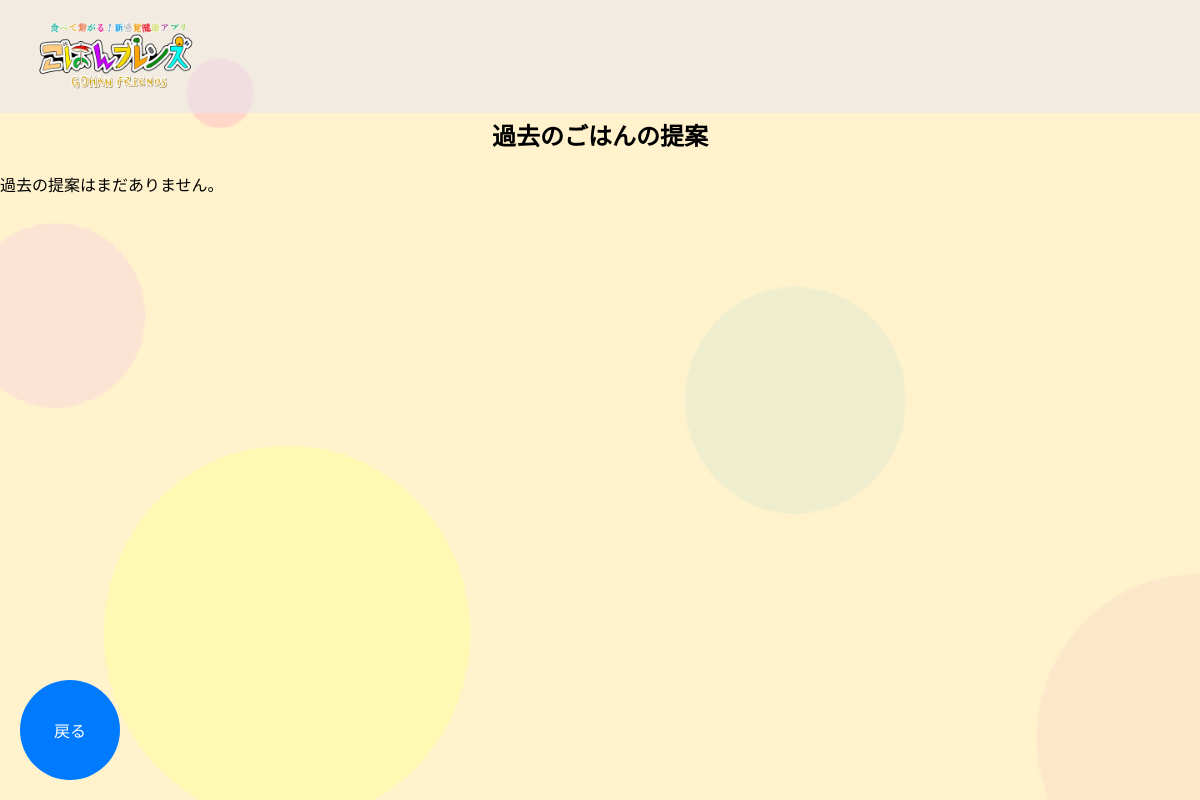
Page /sugg/sugg_hist on the earlier database version.
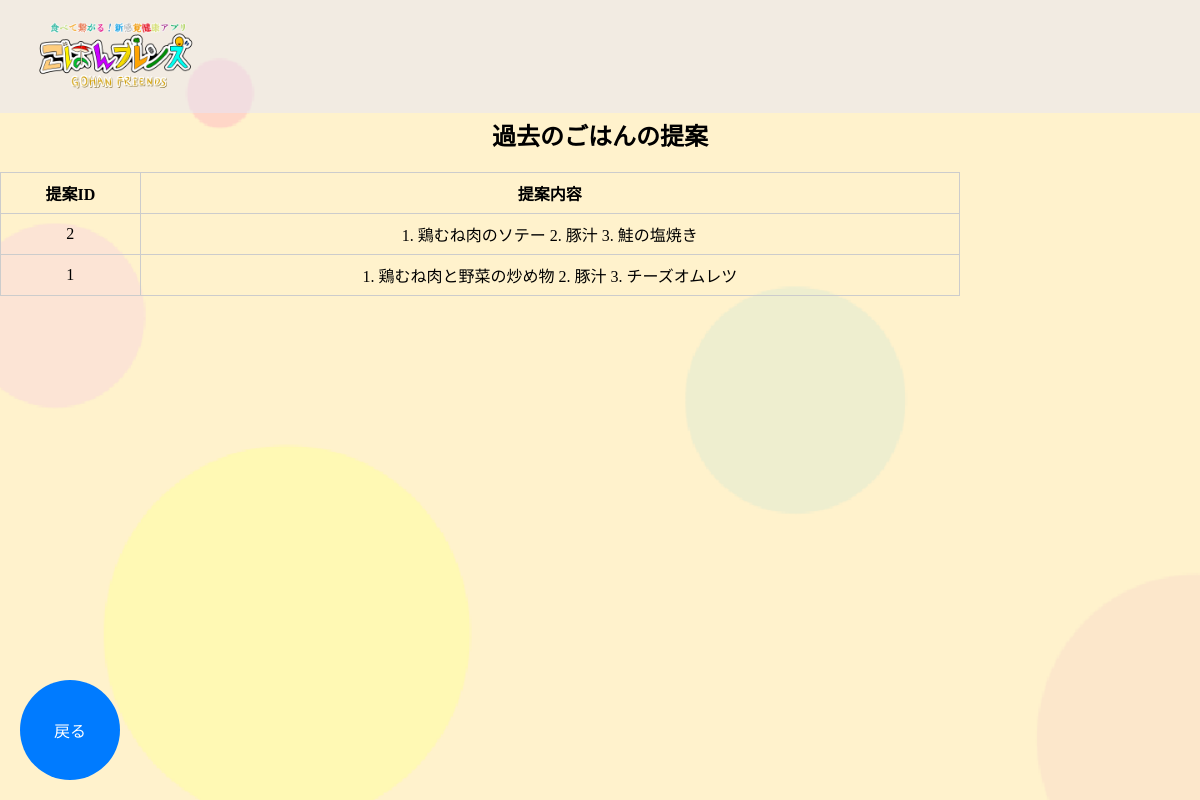
Same page on the later database version.
### tables this page shows
CREATE TABLE HISTORY ( SUGG_ID INTEGER PRIMARY KEY AUTOINCREMENT, FOOD_ID INTEGER, SUGG_txt VARCHAR(100), FOREIGN KEY (FOOD_ID) REFERENCES FOOD_DATA(FOOD_ID) );

### app.py (the view)
@app.route('/sugg/sugg_hist')
def sugg_hist():
    history = get_history()
    return render_template('sugg/sugg_hist.html', history=history)

### app.py (called while the page is built)
def get_db():
    conn = sqlite3.connect(DATABASE)
    return conn

@app.context_processor
def inject_account_info():
    return {
        'account_name': session.get('account_name'),
        'account_id': session.get('account_id')
    }

def get_history():
    conn = get_db()
    cursor = conn.cursor()
    cursor.execute("SELECT SUGG_ID, SUGG_txt FROM HISTORY ORDER BY SUGG_ID DESC")
    rows = cursor.fetchall()
    conn.close()
    return rows

### templates/sugg/sugg_hist.html (shortened to what this page needs)
{% extends 'base.html' %}
{% block content %}
<div class="main-contents">
    <h2 class="txt-center">過去のごはんの提案</h2>
    <div class="history-container">
        {% if history %}
            <table>
                <thead>
                    <tr>
                        <th>提案ID</th>
                        <th>提案内容</th>
                    </tr>
                </thead>
                <tbody>
                    {% for sugg in history %}
                        <tr>
                            <td>{{ sugg[0] }}</td>
                            <td>{{ sugg[1] }}</td>
                        </tr>
                    {% endfor %}
                </tbody>
            </table>
        {% else %}
            <p>過去の提案はまだありません。</p>
        {% endif %}
    </div>
    <div class="back-button-container">
        <button onclick="location.href='{{ url_for('sugg_menu') }}';" class="back-button">戻る</button>
    </div>
</div>
{% endblock %}

### templates/base.html (shortened to what this page needs)
<!DOCTYPE html>
<html lang="ja">
<head>
    <link rel="stylesheet" href="../../static/css/style.css">
</head>
<body background="{{ url_for('static', filename='img/background.png') }}" class="kabegami">
    <header class="clearfix">
        <img src="{{ url_for('static', filename='img/title.png') }}" class="header-logo">
    </header>
    <main>
        {% block content %}{% endblock %}
    </main>
</body>
</html>

### static/css/style.css (style rules this page uses)
html, body { margin: 0; padding: 0; box-sizing: border-box; height: 100%; }
.kabegami { background-size: cover; }
header { display: flex; align-items: center; background-color: rgb(230,230,250,0.5); }
.header-logo { width: 200px; margin-left: 20px; margin-right: 20px; }
.clearfix::after { content: ""; clear: both; display: table; }
.back-button-container { position: fixed; bottom: 20px; left: 20px; }
.back-button-container button { width: 100px; height: 100px; border-radius: 50%; border: none; background-color: #007BFF; color: white; font-size: 16px; display: flex; justify-content: center; align-items: center; cursor: pointer; transition: background-color 0.3s; }
.main-contents { padding-top: 70px; }
table { border-collapse: collapse; width: 80%; }
th, td { border: 1px solid #ccc; padding: 8px; text-align: center; }
.txt-center { text-align: center; }

Differences in the rows shown:
added HISTORY: SUGG_ID "2", SUGG_txt "1. 鶏むね肉のソテー 2. 豚汁 3. 鮭の塩焼き"
added HISTORY: SUGG_ID "1", SUGG_txt "1. 鶏むね肉と野菜の炒め物 2. 豚汁 3. チーズオムレツ"
Other differences:
text no longer shown: "過去の提案はまだありません。"
text now shown: "提案ID 提案内容"
